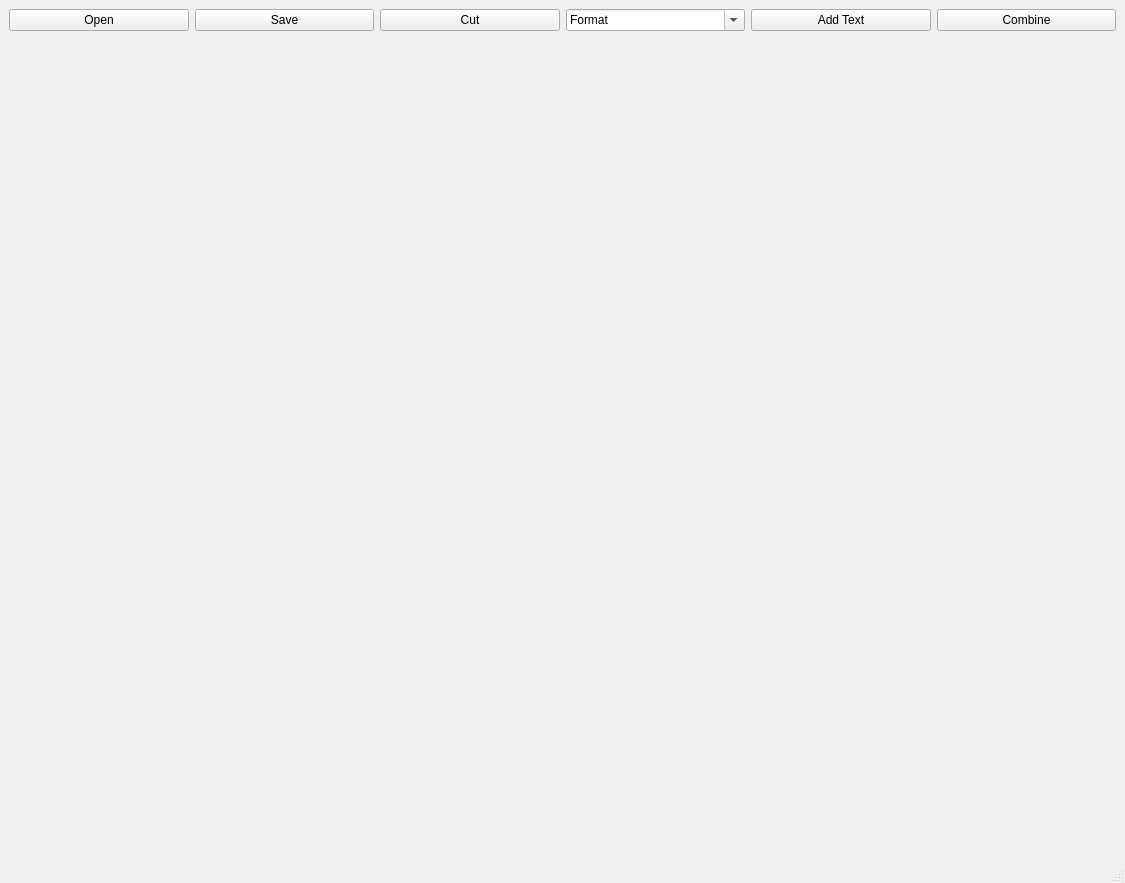
<?xml version="1.0" encoding="UTF-8"?>
<ui version="4.0">
 <class>MainWindow</class>
 <widget class="QMainWindow" name="MainWindow">
  <property name="geometry">
   <rect>
    <x>0</x>
    <y>0</y>
    <width>1125</width>
    <height>883</height>
   </rect>
  </property>
  <property name="windowTitle">
   <string>Simple Video Editor</string>
  </property>
  <widget class="QWidget" name="centralwidget">
   <layout class="QVBoxLayout" name="verticalLayout">
    <item>
     <layout class="QHBoxLayout" name="horizontalLayout">
      <item>
       <widget class="QPushButton" name="openButton">
        <property name="text">
         <string>Open</string>
        </property>
       </widget>
      </item>
      <item>
       <widget class="QPushButton" name="saveButton">
        <property name="text">
         <string>Save</string>
        </property>
       </widget>
      </item>
      <item>
       <widget class="QPushButton" name="cutButton">
        <property name="text">
         <string>Cut</string>
        </property>
       </widget>
      </item>
      <item>
       <widget class="QComboBox" name="comboBox">
        <property name="editable">
         <bool>true</bool>
        </property>
        <property name="currentText">
         <string>Format</string>
        </property>
       </widget>
      </item>
      <item>
       <widget class="QPushButton" name="addTextButton">
        <property name="text">
         <string>Add Text</string>
        </property>
       </widget>
      </item>
      <item>
       <widget class="QPushButton" name="combineButton">
        <property name="text">
         <string>Combine</string>
        </property>
       </widget>
      </item>
     </layout>
    </item>
    <item>
     <widget class="VideoPlayerWidget" name="videoPlayerWidget" native="true"/>
    </item>
    <item>
     <widget class="TimelineWidget" name="timelineWidget" native="true"/>
    </item>
   </layout>
  </widget>
  <widget class="QMenuBar" name="menubar">
   <property name="geometry">
    <rect>
     <x>0</x>
     <y>0</y>
     <width>1125</width>
     <height>33</height>
    </rect>
   </property>
  </widget>
  <widget class="QStatusBar" name="statusbar"/>
 </widget>
 <customwidgets>
  <customwidget>
   <class>VideoPlayerWidget</class>
   <extends>QWidget</extends>
   <header>videoplayerwidget.h</header>
  </customwidget>
  <customwidget>
   <class>TimelineWidget</class>
   <extends>QWidget</extends>
   <header>timelinewidget.h</header>
  </customwidget>
 </customwidgets>
 <resources/>
 <connections/>
</ui>
